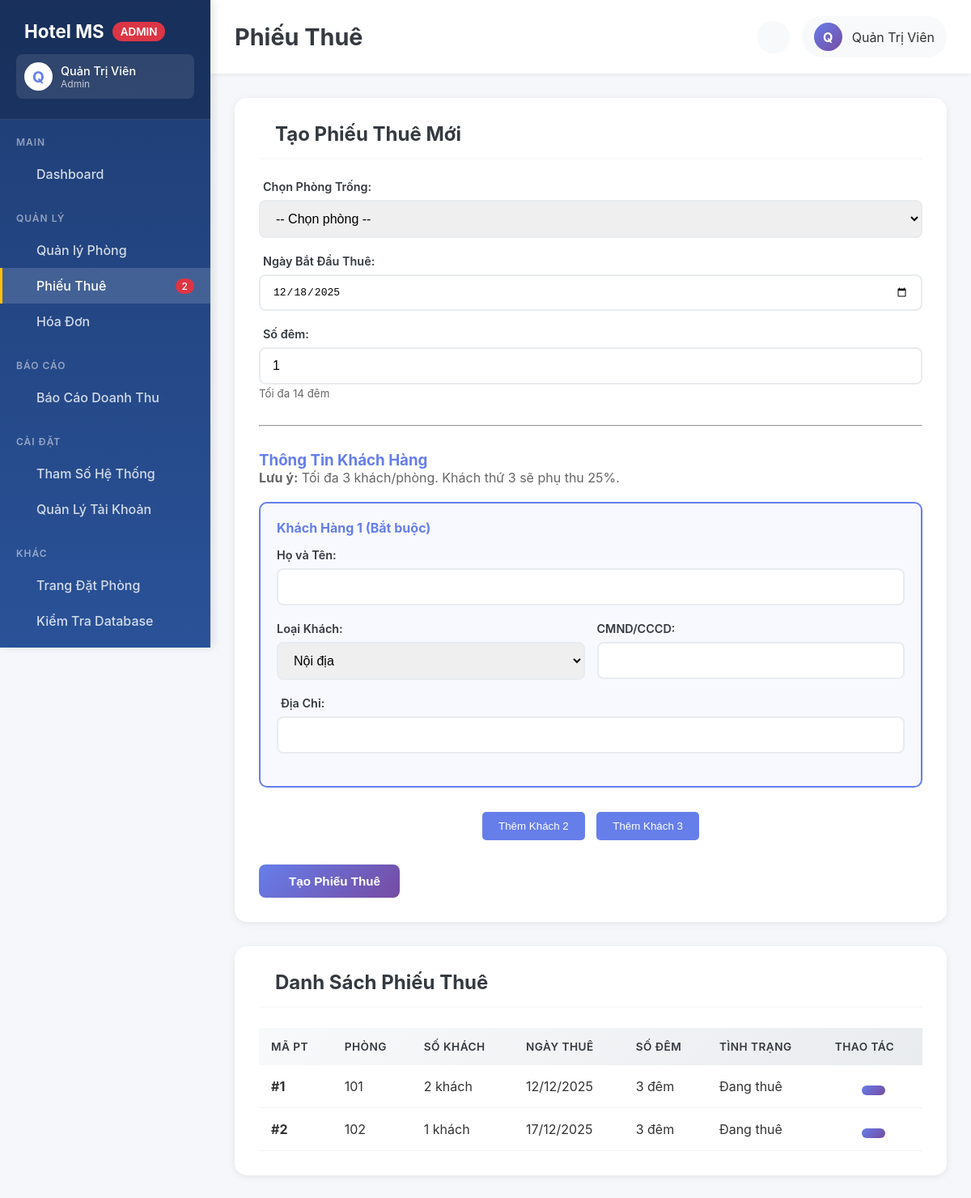
The page /admin/phieu-thue.php (signed in) on the database as committed earlier.
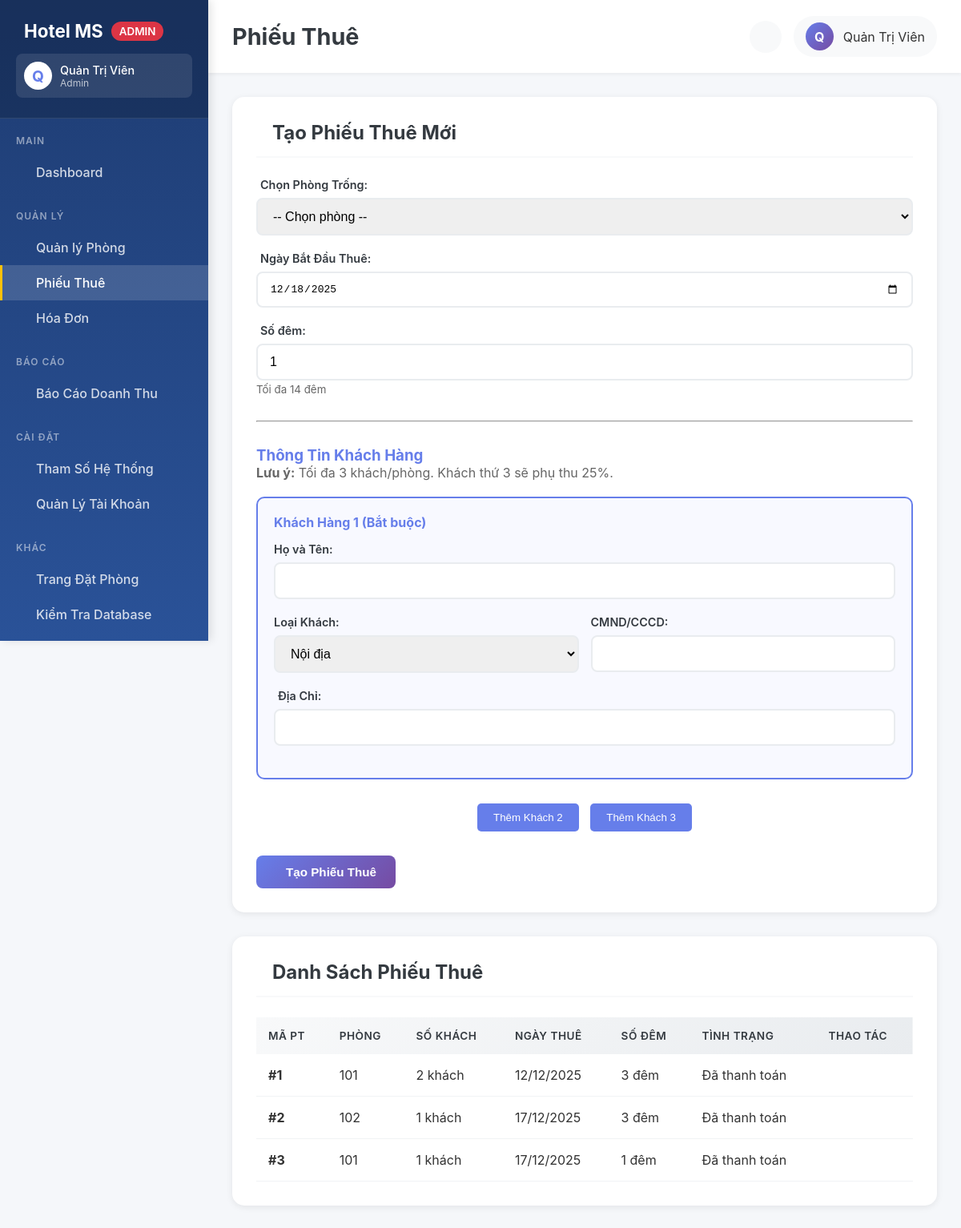
The same page on the database as committed later.
### tables this page shows
CREATE TABLE PHIEUTHUE (
MaPhieuThue INTEGER PRIMARY KEY AUTOINCREMENT,
MaPhong INTEGER NOT NULL,
MaKhachHangUser INTEGER,
NgayBatDauThue DATE NOT NULL DEFAULT (date('now')),
SoDem INTEGER NOT NULL DEFAULT 1 CHECK(SoDem BETWEEN 1 AND 14),
TinhTrangPhieu TEXT DEFAULT 'Đang thuê' CHECK(TinhTrangPhieu IN ('Đang thuê', 'Đã thanh toán', 'Đã hủy')),
FOREIGN KEY (MaPhong) REFERENCES PHONG(MaPhong) ON DELETE RESTRICT ON UPDATE CASCADE,
FOREIGN KEY (MaKhachHangUser) REFERENCES KHACHHANG_USERS(MaKhachHangUser) ON DELETE SET NULL ON UPDATE CASCADE
);

CREATE TABLE PHONG (
MaPhong INTEGER PRIMARY KEY AUTOINCREMENT,
SoPhong TEXT NOT NULL UNIQUE,
MaLoaiPhong INTEGER NOT NULL,
TinhTrang TEXT DEFAULT 'Trống' CHECK(TinhTrang IN ('Trống', 'Đã thuê')),
GhiChu TEXT,
FOREIGN KEY (MaLoaiPhong) REFERENCES LOAIPHONG(MaLoaiPhong) ON DELETE RESTRICT ON UPDATE CASCADE
);

### controllers/PhongController.php (called while the page is built, shortened)
<?php
require_once __DIR__ . '/../config/database.php';
class PhongController {
    private $db;
    public function __construct() {
        $database = new Database();
        $this->db = $database->connect();
    }
public function traCuuPhong($loaiPhong = null, $tinhTrang = null) {
    $sql = "SELECT P.*, L.TenLoai, L.DonGiaCoBan
            FROM PHONG P
            JOIN LOAIPHONG L ON P.MaLoaiPhong = L.MaLoaiPhong
            WHERE 1=1";
    $params = [];
    if ($tinhTrang !== null && $tinhTrang !== '') {
        $sql .= " AND P.TinhTrang = ?";
        $params[] = $tinhTrang;
    }
    $stmt = $this->db->prepare($sql);
    $stmt->execute($params);
    return $stmt->fetchAll();
}
}
?>

### config/database.php (called while the page is built, shortened)
<?php
class Database {
    private $db_file;
    private $conn;
    public function __construct() {
        $this->db_file = __DIR__ . '/../database/hotel.db';
    }
    public function connect() {
        try {
            $db_dir = dirname($this->db_file);
            $this->conn = new PDO('sqlite:' . $this->db_file);
            $this->conn->setAttribute(PDO::ATTR_ERRMODE, PDO::ERRMODE_EXCEPTION);
            $this->conn->setAttribute(PDO::ATTR_DEFAULT_FETCH_MODE, PDO::FETCH_ASSOC);
            $this->conn->exec('PRAGMA foreign_keys = ON');
            $this->conn->exec('PRAGMA journal_mode = WAL');
            $this->conn->exec('PRAGMA synchronous = NORMAL');
        } catch(PDOException $e) {
            die("Connection Error: " . $e->getMessage());
        }
        return $this->conn;
    }
    public function __destruct() {
        $this->conn = null;
    }
}
?>

### controllers/PhieuThueController.php (called while the page is built, shortened)
<?php
require_once __DIR__ . '/../config/database.php';
class PhieuThueController {
private $db;
public function __construct() {
$this->database = new Database();
$this->db = $this->database->connect();
}
public function getPhieuThue($tinhTrang = null) {
$sql = "SELECT PT.*, P.SoPhong
FROM PHIEUTHUE PT
JOIN PHONG P ON PT.MaPhong = P.MaPhong";
if ($tinhTrang) {
$sql .= " WHERE PT.TinhTrangPhieu = ?";
$stmt = $this->db->prepare($sql);
$stmt->execute([$tinhTrang]);
} else {
$stmt = $this->db->query($sql);
}
return $stmt->fetchAll();
}
public function getChiTietKhach($maPhieuThue) {
$stmt = $this->db->prepare("SELECT K.* FROM KHACHHANG K
JOIN CHITIET_THUE CT ON K.MaKhachHang = CT.MaKhachHang
WHERE CT.MaPhieuThue = ?");
$stmt->execute([$maPhieuThue]);
return $stmt->fetchAll();
}
}
?>

### admin/phieu-thue.php (the view, shortened to what the changed rows need)
<?php
require_once __DIR__ . '/../controllers/PhieuThueController.php';
require_once __DIR__ . '/../controllers/PhongController.php';
require_once __DIR__ . '/../config/database.php';
$phieuThueCtrl = new PhieuThueController();
$controller = new PhongController();
$phieuThues = $phieuThueCtrl->getPhieuThue();
$phongDaThue = count($controller->traCuuPhong(null, 'Đã thuê'));
?>
<!DOCTYPE html>
<html lang="vi">
<head>
<link rel="stylesheet" href="../assets/css/admin.css">
</head>
<body>
<?php include 'includes/sidebar.php'; ?>
<div class="admin-content">
<?php include 'includes/header.php'; ?>
<main class="main-container">
<div class="content-section">
<div class="section-header">
<h2 class="section-title">
<i class="ph ph-plus-circle"></i> Tạo Phiếu Thuê Mới
</h2>
</div>
</div>
<div class="content-section">
<div class="section-header">
<h2 class="section-title">
<i class="ph ph-list-bullets"></i> Danh Sách Phiếu Thuê
</h2>
</div>
<table class="data-table">
<thead>
<tr>
<th>Mã PT</th>
<th>Phòng</th>
<th>Số Khách</th>
<th>Ngày Thuê</th>
<th>Số Đêm</th>
<th>Tình Trạng</th>
<th>Thao Tác</th>
</tr>
</thead>
<tbody>
<?php foreach ($phieuThues as $pt):
$khachs = $phieuThueCtrl->getChiTietKhach($pt['MaPhieuThue']);
$statusClass = match($pt['TinhTrangPhieu']) {
'Đang thuê' => 'badge-warning',
'Đã thanh toán' => 'badge-success',
'Đã hủy' => 'badge-danger',
default => 'badge-secondary'
};
?>
<tr>
<td><strong>#<?= $pt['MaPhieuThue'] ?></strong></td>
<td><?= htmlspecialchars($pt['SoPhong']) ?></td>
<td><?= count($khachs) ?> khách</td>
<td><?= date('d/m/Y', strtotime($pt['NgayBatDauThue'])) ?></td>
<td><?= $pt['SoDem'] ?? 1 ?> đêm</td>
<td><span class="badge <?= $statusClass ?>"><?= htmlspecialchars($pt['TinhTrangPhieu']) ?></span></td>
<td>
<a href="chi-tiet-phieu-thue.php?id=<?= $pt['MaPhieuThue'] ?>"
class="btn btn-sm btn-info" title="Xem chi tiết">
</a>
<?php if ($pt['TinhTrangPhieu'] === 'Đang thuê'): ?>
<a href="sua-phieu-thue.php?id=<?= $pt['MaPhieuThue'] ?>"
class="btn btn-sm btn-primary" title="Sửa">
</a>
<?php endif; ?>
</td>
</tr>
<?php endforeach; ?>
</tbody>
</table>
</div>
</main>
</div>
</body>
</html>

### admin/includes/sidebar.php (shortened to what the changed rows need)
<?php
$current_page = basename($_SERVER['PHP_SELF']);
?>
<aside class="admin-sidebar">
    <div class="sidebar-header">
        <h1>
            <i class="ph-fill ph-buildings"></i> Hotel MS
            <span class="badge">ADMIN</span>
        </h1>
    </div>
    <nav class="sidebar-nav">
        <div class="nav-section">
            <a href="phieu-thue.php" class="nav-link <?= $current_page === 'phieu-thue.php' ? 'active' : '' ?>">
                <span>Phiếu Thuê</span>
                <?php
                if (isset($phongDaThue) && $phongDaThue > 0):
                ?>
                <span class="badge"><?= $phongDaThue ?></span>
                <?php endif; ?>
            </a>
        </div>
    </nav>
</aside>

Rows that differ between the two databases and show on the page:
changed phieuthue id 1: TinhTrangPhieu "Đang thuê" → "Đã thanh toán"
changed phieuthue id 2: TinhTrangPhieu "Đang thuê" → "Đã thanh toán"
added phieuthue: MaPhieuThue "3", MaPhong.SoPhong "101", count($khachs) "1", NgayBatDauThue "17/12/2025", SoDem "1", TinhTrangPhieu "Đã thanh toán"
Other text that changed with them:
$phongDaThue: "2" → (not shown)
